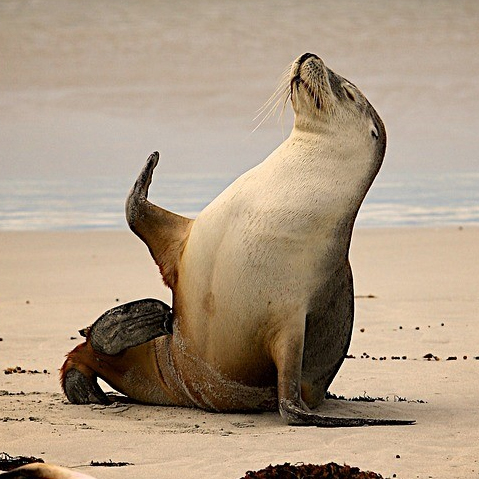
#> input picture images/seal.jpg, 479 x 479 px, found by its file name
$ jupyter execute seal_solution.ipynb
#> lines starting #> are read from the running program, lines starting #| are printed output that depends on the picture
# Challenge Problem!
Add a one-pixel thick frame around the sea lion in the sample image. The top left corner is at x = 55, y = 51,the box height is 378, and the width is 363.

#### Load the original
Note: OpenCV's input and output functions do not work well in Google Colab. The following cell provides alternates that do. In the examples, treat `cv2_imread` and `cv2_imshow` as OpenCV library calls.

[cell 1]
import cv2

from google.colab.patches import cv2_imshow


def cv2_imread(url):
    import urllib
    import numpy

    request = urllib.request.urlopen(url)
    data = numpy.asarray(bytearray(request.read()), dtype=numpy.uint8)
    return cv2.imdecode(data, cv2.IMREAD_COLOR)
#> returned value is the input picture: shape (479, 479, 3); mean B, G, R 131.8, 154.2, 174


image = cv2_imread(
    "https://raw.githubusercontent.com/DeGirum/orca_ai_club/main/images/seal.jpg"
)

#### Box drawing function definition
We have to draw four lines, two horizontal, and two vertical. For each of the vertical lines, we have to fill many pixels all with the same x, but different y. And for the horizontals, y stays the same and x changes. We've seen something similar when we drew a filled box in the center of the image.

[cell 2]
def draw_box(input, top, left, height, width):
#> called with top = 51, left = 55, height = 378, width = 363
    color = [0, 192, 255]
    for x in range(left, left + width):
        input[top][x] = color
        input[top + height][x] = color

    for y in range(top, top + height):
        input[y][left] = color
        input[y][left + width] = color
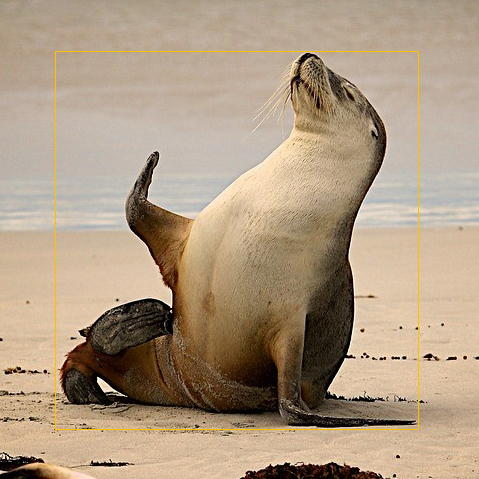
#> input: shape (479, 479, 3); mean B, G, R 130.8, 154.3, 174.4

    return image
